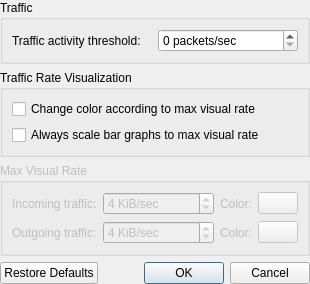
<?xml version="1.0" encoding="UTF-8"?>
<ui version="4.0">
 <class>ThemeCfg</class>
 <widget class="QWidget" name="ThemeCfg">
  <layout class="QVBoxLayout" name="verticalLayout_4">
   <property name="margin">
    <number>0</number>
   </property>
   <item>
    <widget class="QGroupBox" name="groupBox_2">
     <property name="title">
      <string>Traffic</string>
     </property>
     <layout class="QVBoxLayout" name="verticalLayout_2">
      <item>
       <layout class="QHBoxLayout" name="horizontalLayout_2">
        <item>
         <widget class="QLabel" name="label_3">
          <property name="text">
           <string>Traffic activity threshold:</string>
          </property>
         </widget>
        </item>
        <item>
         <widget class="QSpinBox" name="spinBoxTrafficThreshold">
          <property name="whatsThis">
           <string>If you are on a network with a lot of low-level traffic, you can increase this value so the tray icon does not constantly report activity.</string>
          </property>
          <property name="suffix">
           <string> packets/sec</string>
          </property>
          <property name="maximum">
           <number>1000</number>
          </property>
         </widget>
        </item>
       </layout>
      </item>
     </layout>
    </widget>
   </item>
   <item>
    <widget class="QGroupBox" name="rateGroup">
     <property name="title">
      <string>Traffic Rate Visualization</string>
     </property>
     <layout class="QVBoxLayout" name="verticalLayout_3">
      <item>
       <widget class="QCheckBox" name="checkDynColor">
        <property name="whatsThis">
         <string>If checked, the transmit and receive colors will change according to the traffic rate.  As the traffic rate increases, the color will change from the default color, to the max rate color.</string>
        </property>
        <property name="text">
         <string>Change color according to max visual rate</string>
        </property>
       </widget>
      </item>
      <item>
       <widget class="QCheckBox" name="checkBarScale">
        <property name="whatsThis">
         <string>If this is checked, the Netload bar graphs will use a constant scale based on the maximum rates below.  If unchecked, the bar graphs will change scale according to recent traffic rates.</string>
        </property>
        <property name="text">
         <string>Always scale bar graphs to max visual rate</string>
        </property>
       </widget>
      </item>
     </layout>
    </widget>
   </item>
   <item>
    <widget class="QGroupBox" name="maxRateGroup">
     <property name="enabled">
      <bool>false</bool>
     </property>
     <property name="title">
      <string>Max Visual Rate</string>
     </property>
     <layout class="QVBoxLayout" name="verticalLayout">
      <item>
       <layout class="QHBoxLayout" name="horizontalLayout_4">
        <item>
         <widget class="QLabel" name="inMaxText">
          <property name="text">
           <string>Incoming traffic:</string>
          </property>
         </widget>
        </item>
        <item>
         <widget class="QSpinBox" name="rxMaxRate">
          <property name="whatsThis">
           <string>&lt;p&gt;The maximum incoming rate for this connection.&lt;/p&gt;&lt;p&gt;This does &lt;b&gt;not&lt;/b&gt; affect the actual traffic rate, only how KNemo displays it.&lt;/p&gt;</string>
          </property>
          <property name="suffix">
           <string> KiB/sec</string>
          </property>
          <property name="minimum">
           <number>1</number>
          </property>
          <property name="maximum">
           <number>1048576</number>
          </property>
          <property name="value">
           <number>4</number>
          </property>
         </widget>
        </item>
        <item>
         <widget class="QLabel" name="label">
          <property name="enabled">
           <bool>false</bool>
          </property>
          <property name="text">
           <string>Color:</string>
          </property>
         </widget>
        </item>
        <item>
         <widget class="KColorButton" name="colorIncomingMax">
          <property name="enabled">
           <bool>false</bool>
          </property>
         </widget>
        </item>
       </layout>
      </item>
      <item>
       <layout class="QHBoxLayout" name="horizontalLayout_5">
        <item>
         <widget class="QLabel" name="outMaxText">
          <property name="text">
           <string>Outgoing traffic:</string>
          </property>
         </widget>
        </item>
        <item>
         <widget class="QSpinBox" name="txMaxRate">
          <property name="whatsThis">
           <string>&lt;p&gt;The maximum outgoing rate for this connection.&lt;/p&gt;&lt;p&gt;This does &lt;b&gt;not&lt;/b&gt; affect the actual traffic rate, only how KNemo displays it.&lt;/p&gt;</string>
          </property>
          <property name="suffix">
           <string> KiB/sec</string>
          </property>
          <property name="minimum">
           <number>1</number>
          </property>
          <property name="maximum">
           <number>1048576</number>
          </property>
          <property name="value">
           <number>4</number>
          </property>
         </widget>
        </item>
        <item>
         <widget class="QLabel" name="label_2">
          <property name="enabled">
           <bool>false</bool>
          </property>
          <property name="text">
           <string>Color:</string>
          </property>
         </widget>
        </item>
        <item>
         <widget class="KColorButton" name="colorOutgoingMax">
          <property name="enabled">
           <bool>false</bool>
          </property>
         </widget>
        </item>
       </layout>
      </item>
     </layout>
    </widget>
   </item>
   <item>
    <spacer name="verticalSpacer">
     <property name="orientation">
      <enum>Qt::Vertical</enum>
     </property>
     <property name="sizeHint" stdset="0">
      <size>
       <width>0</width>
       <height>0</height>
      </size>
     </property>
    </spacer>
   </item>
   <item>
    <widget class="QDialogButtonBox" name="buttonBox">
     <property name="standardButtons">
      <set>QDialogButtonBox::Cancel|QDialogButtonBox::Ok|QDialogButtonBox::RestoreDefaults</set>
     </property>
    </widget>
   </item>
  </layout>
 </widget>
 <customwidgets>
  <customwidget>
   <class>KColorButton</class>
   <extends>QPushButton</extends>
   <header>kcolorbutton.h</header>
  </customwidget>
 </customwidgets>
 <tabstops>
  <tabstop>spinBoxTrafficThreshold</tabstop>
  <tabstop>checkBarScale</tabstop>
  <tabstop>checkDynColor</tabstop>
  <tabstop>rxMaxRate</tabstop>
  <tabstop>colorIncomingMax</tabstop>
  <tabstop>txMaxRate</tabstop>
  <tabstop>colorOutgoingMax</tabstop>
 </tabstops>
 <resources/>
 <connections>
  <connection>
   <sender>checkDynColor</sender>
   <signal>toggled(bool)</signal>
   <receiver>label</receiver>
   <slot>setEnabled(bool)</slot>
   <hints>
    <hint type="sourcelabel">
     <x>175</x>
     <y>172</y>
    </hint>
    <hint type="destinationlabel">
     <x>204</x>
     <y>201</y>
    </hint>
   </hints>
  </connection>
  <connection>
   <sender>checkDynColor</sender>
   <signal>toggled(bool)</signal>
   <receiver>label_2</receiver>
   <slot>setEnabled(bool)</slot>
   <hints>
    <hint type="sourcelabel">
     <x>136</x>
     <y>172</y>
    </hint>
    <hint type="destinationlabel">
     <x>206</x>
     <y>231</y>
    </hint>
   </hints>
  </connection>
  <connection>
   <sender>checkDynColor</sender>
   <signal>toggled(bool)</signal>
   <receiver>colorIncomingMax</receiver>
   <slot>setEnabled(bool)</slot>
   <hints>
    <hint type="sourcelabel">
     <x>319</x>
     <y>172</y>
    </hint>
    <hint type="destinationlabel">
     <x>335</x>
     <y>201</y>
    </hint>
   </hints>
  </connection>
  <connection>
   <sender>checkDynColor</sender>
   <signal>toggled(bool)</signal>
   <receiver>colorOutgoingMax</receiver>
   <slot>setEnabled(bool)</slot>
   <hints>
    <hint type="sourcelabel">
     <x>305</x>
     <y>172</y>
    </hint>
    <hint type="destinationlabel">
     <x>335</x>
     <y>231</y>
    </hint>
   </hints>
  </connection>
 </connections>
</ui>
